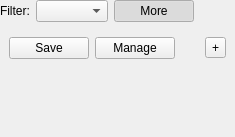
<?xml version="1.0" encoding="UTF-8"?>
<ui version="4.0">
 <class>ParameterWidget</class>
 <widget class="QWidget" name="ParameterWidget">
  <property name="geometry">
   <rect>
    <x>0</x>
    <y>0</y>
    <width>235</width>
    <height>137</height>
   </rect>
  </property>
  <layout class="QGridLayout" name="gridLayout">
   <property name="margin">
    <number>0</number>
   </property>
   <item row="0" column="0">
    <layout class="QVBoxLayout" name="verticalLayout">
     <item>
      <layout class="QHBoxLayout" name="_headerLayout">
       <item>
        <widget class="QLabel" name="_filterListLit">
         <property name="text">
          <string>Filter:</string>
         </property>
        </widget>
       </item>
       <item>
        <widget class="XComboBox" name="_filterList"/>
       </item>
       <item>
        <widget class="QPushButton" name="_filterButton">
         <property name="text">
          <string>More</string>
         </property>
         <property name="checkable">
          <bool>true</bool>
         </property>
         <property name="checked">
          <bool>true</bool>
         </property>
        </widget>
       </item>
       <item>
        <spacer name="_headerSpacer">
         <property name="orientation">
          <enum>Qt::Horizontal</enum>
         </property>
         <property name="sizeHint" stdset="0">
          <size>
           <width>40</width>
           <height>0</height>
          </size>
         </property>
        </spacer>
       </item>
      </layout>
     </item>
     <item>
      <widget class="QFrame" name="_filterGroup">
       <property name="frameShape">
        <enum>QFrame::NoFrame</enum>
       </property>
       <property name="frameShadow">
        <enum>QFrame::Raised</enum>
       </property>
       <layout class="QGridLayout" name="gridLayout_2">
        <item row="0" column="0">
         <layout class="QHBoxLayout" name="_footerLayout">
          <item>
           <widget class="QPushButton" name="_saveButton">
            <property name="text">
             <string>Save</string>
            </property>
           </widget>
          </item>
          <item>
           <widget class="QPushButton" name="_manageButton">
            <property name="text">
             <string>Manage</string>
            </property>
           </widget>
          </item>
          <item>
           <spacer name="_footerSpacer">
            <property name="orientation">
             <enum>Qt::Horizontal</enum>
            </property>
            <property name="sizeHint" stdset="0">
             <size>
              <width>0</width>
              <height>20</height>
             </size>
            </property>
           </spacer>
          </item>
          <item>
           <widget class="QToolButton" name="_addFilterRow">
            <property name="text">
             <string>+</string>
            </property>
           </widget>
          </item>
         </layout>
        </item>
        <item row="1" column="0">
         <layout class="QGridLayout" name="_filtersLayout"/>
        </item>
       </layout>
      </widget>
     </item>
     <item>
      <spacer name="verticalSpacer">
       <property name="orientation">
        <enum>Qt::Vertical</enum>
       </property>
       <property name="sizeHint" stdset="0">
        <size>
         <width>20</width>
         <height>0</height>
        </size>
       </property>
      </spacer>
     </item>
    </layout>
   </item>
  </layout>
 </widget>
 <customwidgets>
  <customwidget>
   <class>XComboBox</class>
   <extends>QComboBox</extends>
   <header>xcombobox.h</header>
  </customwidget>
 </customwidgets>
 <resources/>
 <connections/>
</ui>
